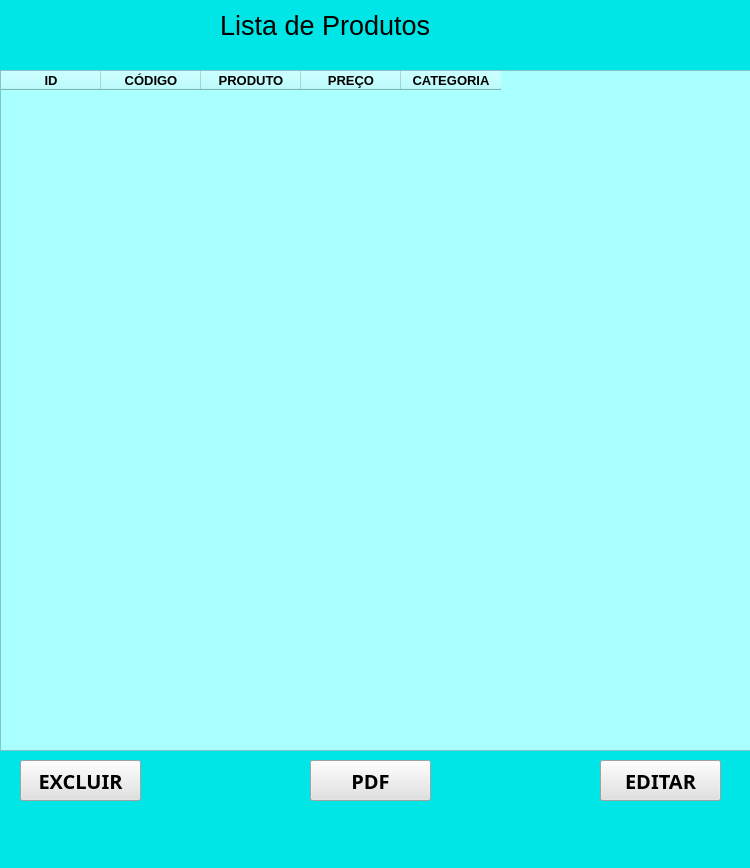
<?xml version="1.0" encoding="UTF-8"?>
<ui version="4.0">
 <class>MainWindow</class>
 <widget class="QMainWindow" name="MainWindow">
  <property name="geometry">
   <rect>
    <x>0</x>
    <y>0</y>
    <width>750</width>
    <height>868</height>
   </rect>
  </property>
  <property name="windowTitle">
   <string>MainWindow</string>
  </property>
  <property name="styleSheet">
   <string notr="true">background-color: rgb(0, 255, 255);
background-color: rgb(0, 230, 230);</string>
  </property>
  <widget class="QWidget" name="centralwidget">
   <widget class="QLabel" name="label">
    <property name="geometry">
     <rect>
      <x>220</x>
      <y>10</y>
      <width>251</width>
      <height>31</height>
     </rect>
    </property>
    <property name="font">
     <font>
      <pointsize>20</pointsize>
     </font>
    </property>
    <property name="text">
     <string>Lista de Produtos</string>
    </property>
   </widget>
   <widget class="QTableWidget" name="tableWidget">
    <property name="geometry">
     <rect>
      <x>0</x>
      <y>70</y>
      <width>751</width>
      <height>681</height>
     </rect>
    </property>
    <property name="font">
     <font>
      <pointsize>14</pointsize>
      <weight>75</weight>
      <bold>true</bold>
     </font>
    </property>
    <property name="styleSheet">
     <string notr="true">background-color: rgb(170, 255, 255);</string>
    </property>
    <column>
     <property name="text">
      <string>ID</string>
     </property>
     <property name="font">
      <font>
       <pointsize>10</pointsize>
       <weight>75</weight>
       <bold>true</bold>
      </font>
     </property>
    </column>
    <column>
     <property name="text">
      <string>CÓDIGO</string>
     </property>
     <property name="font">
      <font>
       <pointsize>10</pointsize>
       <weight>75</weight>
       <bold>true</bold>
      </font>
     </property>
    </column>
    <column>
     <property name="text">
      <string>PRODUTO</string>
     </property>
     <property name="font">
      <font>
       <pointsize>10</pointsize>
       <weight>75</weight>
       <bold>true</bold>
      </font>
     </property>
    </column>
    <column>
     <property name="text">
      <string>PREÇO</string>
     </property>
     <property name="font">
      <font>
       <pointsize>10</pointsize>
       <weight>75</weight>
       <bold>true</bold>
      </font>
     </property>
    </column>
    <column>
     <property name="text">
      <string>CATEGORIA</string>
     </property>
     <property name="font">
      <font>
       <pointsize>10</pointsize>
       <weight>75</weight>
       <bold>true</bold>
      </font>
     </property>
    </column>
   </widget>
   <widget class="QPushButton" name="pdf_Button">
    <property name="geometry">
     <rect>
      <x>310</x>
      <y>760</y>
      <width>121</width>
      <height>41</height>
     </rect>
    </property>
    <property name="font">
     <font>
      <family>Franklin Gothic Medium</family>
      <pointsize>15</pointsize>
      <weight>75</weight>
      <italic>false</italic>
      <bold>true</bold>
      <underline>false</underline>
      <strikeout>false</strikeout>
      <stylestrategy>PreferDefault</stylestrategy>
     </font>
    </property>
    <property name="cursor">
     <cursorShape>PointingHandCursor</cursorShape>
    </property>
    <property name="styleSheet">
     <string notr="true">background-color: rgb(225, 225, 225);</string>
    </property>
    <property name="text">
     <string>PDF</string>
    </property>
   </widget>
   <widget class="QPushButton" name="excluir_Button">
    <property name="geometry">
     <rect>
      <x>20</x>
      <y>760</y>
      <width>121</width>
      <height>41</height>
     </rect>
    </property>
    <property name="font">
     <font>
      <family>Franklin Gothic Medium</family>
      <pointsize>15</pointsize>
      <weight>75</weight>
      <italic>false</italic>
      <bold>true</bold>
      <underline>false</underline>
      <strikeout>false</strikeout>
      <stylestrategy>PreferDefault</stylestrategy>
     </font>
    </property>
    <property name="cursor">
     <cursorShape>PointingHandCursor</cursorShape>
    </property>
    <property name="styleSheet">
     <string notr="true">background-color: rgb(225, 225, 225);</string>
    </property>
    <property name="text">
     <string>EXCLUIR</string>
    </property>
   </widget>
   <widget class="QPushButton" name="editar_Button">
    <property name="geometry">
     <rect>
      <x>600</x>
      <y>760</y>
      <width>121</width>
      <height>41</height>
     </rect>
    </property>
    <property name="font">
     <font>
      <family>Franklin Gothic Medium</family>
      <pointsize>15</pointsize>
      <weight>75</weight>
      <italic>false</italic>
      <bold>true</bold>
      <underline>false</underline>
      <strikeout>false</strikeout>
      <stylestrategy>PreferDefault</stylestrategy>
     </font>
    </property>
    <property name="cursor">
     <cursorShape>PointingHandCursor</cursorShape>
    </property>
    <property name="styleSheet">
     <string notr="true">background-color: rgb(225, 225, 225);</string>
    </property>
    <property name="text">
     <string>EDITAR</string>
    </property>
   </widget>
  </widget>
  <widget class="QMenuBar" name="menubar">
   <property name="geometry">
    <rect>
     <x>0</x>
     <y>0</y>
     <width>750</width>
     <height>21</height>
    </rect>
   </property>
  </widget>
  <widget class="QStatusBar" name="statusbar"/>
 </widget>
 <resources/>
 <connections/>
</ui>
